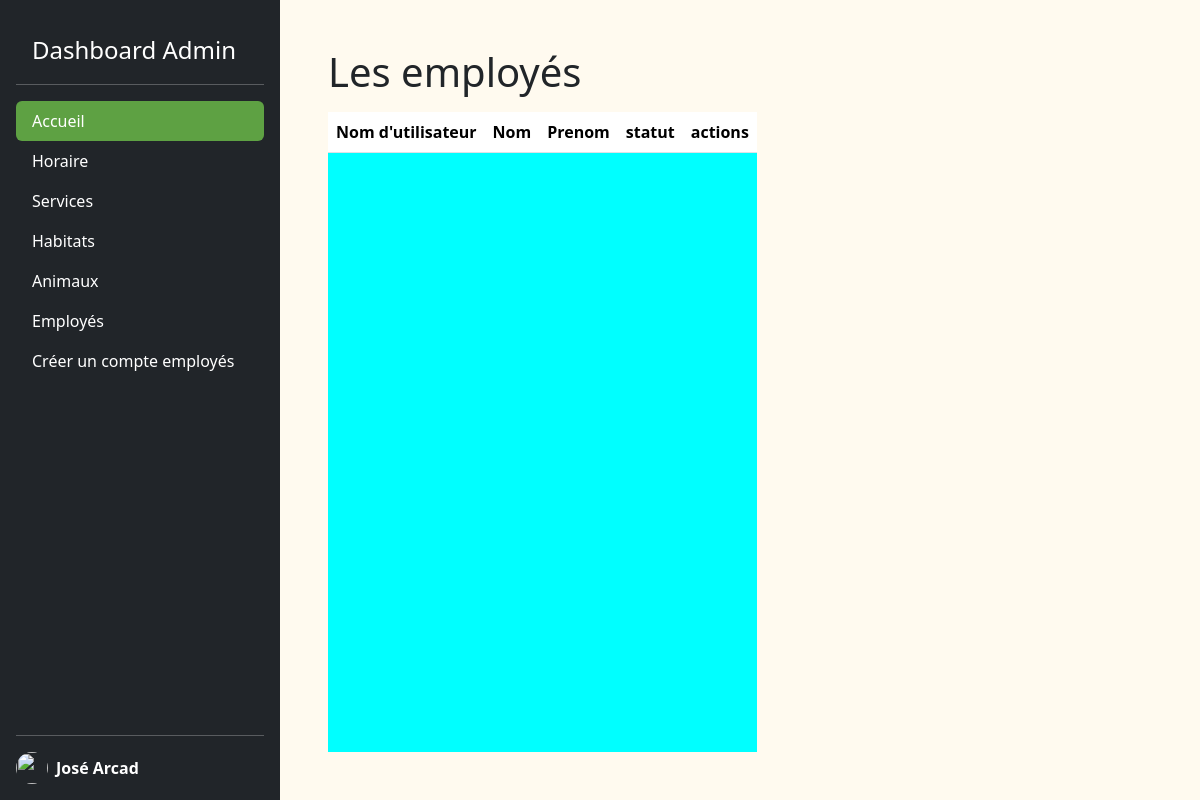
Page /admin/pages/employees.php on the earlier database version.
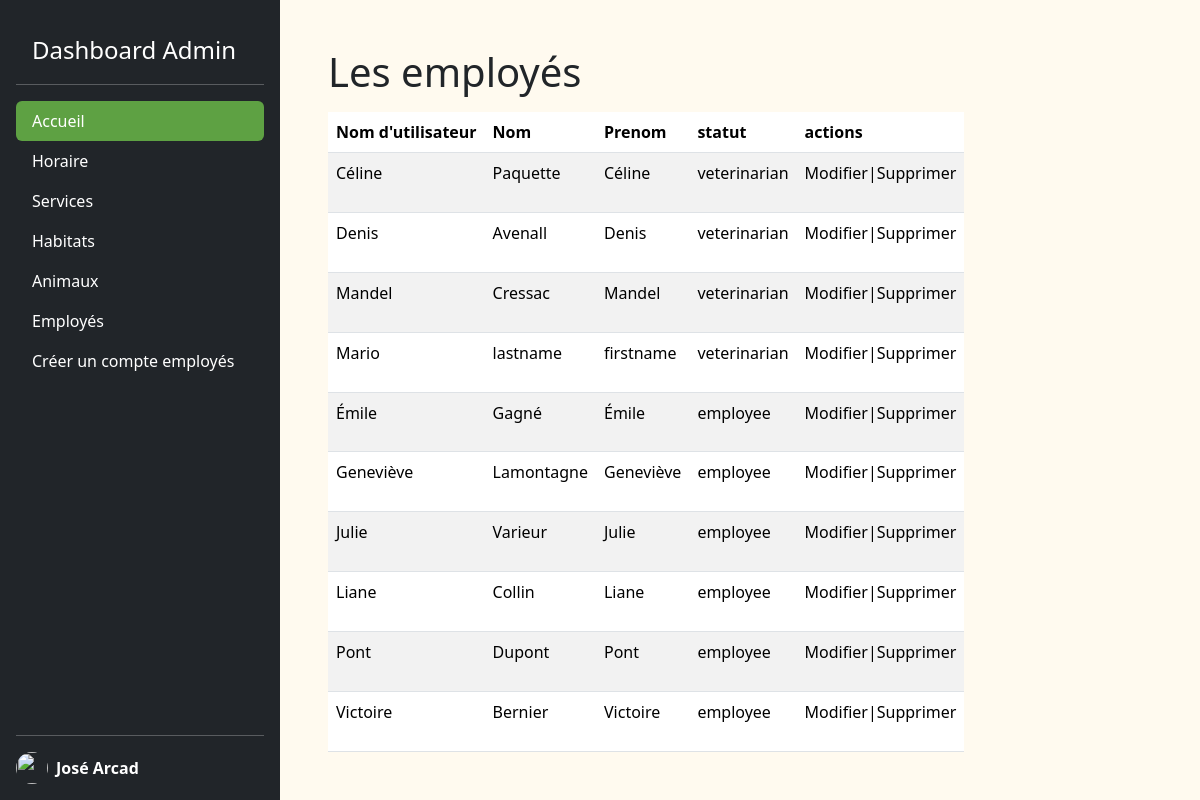
Same page on the later database version.
### tables this page shows
CREATE TABLE IF NOT EXISTS user (
    username VARCHAR(50) NOT NULL, 
    password VARCHAR(50) NOT NULL,
    last_name VARCHAR(50) NOT NULL,
    first_name VARCHAR(50) NOT NULL,
    role_id INT NOT NULL,
    PRIMARY KEY (username),
    FOREIGN KEY (role_id) REFERENCES role(role_id)
);

CREATE TABLE IF NOT EXISTS `role`(
    role_id INT NOT NULL AUTO_INCREMENT,
    label VARCHAR(50) NOT NULL,
    PRIMARY KEY(role_id)
);

### admin/lib/functions.php (called while the page is built, shortened)
<?php
function getUsers(PDO $pdo) : array
{
    $sql = "SELECT * FROM user JOIN role ON user.role_id=role.role_id";
    $query = $pdo-> prepare($sql);
    $query -> execute();
    $users = $query->fetchAll(PDO::FETCH_ASSOC);
    return $users;
}

### admin/pages/employees.php (the view)
<?php
require_once __DIR__ . "../../templates/header.php";
require_once __DIR__ . "../../../lib/pdo.php";
require_once __DIR__ . "../../lib/functions.php";
$users = getUsers($pdo);
?>
<div class="m-5">
    <h1 class="mb-3">Les employés</h1>
    <table class="table table-striped">
        <thead>
            <tr>
                <th scope="col">Nom d'utilisateur</th>
                <th scope="col">Nom</th>
                <th scope="col">Prenom</th>
                <th scope="col">statut</th>
                <th scope="col">actions</th>
            </tr>
        </thead>
        <tbody>
            <?php
            foreach ($users as $key => $user) {
                if ($users[$key]["role_id"] != 1) {  ?>
                    <tr>
                        <td><?= $user["username"] ?></td>
                        <td><?= $user["last_name"] ?></td>
                        <td><?= $user["first_name"] ?></td>
                        <td><?= $user["label"] ?></td>
                        <td>Modifier|Supprimer</td>
                    </tr>
            <?php }
            }   ?>
        </tbody>
    </table>
</div>
<?php
require_once __DIR__ . "../../templates/footer.php";
?>

### admin/templates/header.php (shortened to what this page needs)
<!DOCTYPE html>
<html lang="en">
<head>
    <link rel="stylesheet" href="/assets/bootstrap/css/bootstrap.min.css">
    <link rel="stylesheet" href="/admin/assets/css/styles.css">
</head>
<body class="d-flex">
    <header class="desktop">
        <div class="d-flex bootstrap_sidebar flex-column flex-shrink-0 p-3 text-bg-dark" style="width: 280px;">
            <a href="/" class="d-flex m-3 align-items-center mb-3 mb-md-0 me-md-auto text-white text-decoration-none">
                <span class="fs-4">Dashboard Admin</span>
            </a>
            <hr>
            <ul class="nav nav-pills flex-column mb-auto">
                <li class="nav-item">
                    <a href="/admin/index.php" class="nav-link active text-white">
                        Accueil
                    </a>
                </li>
                <li>
                    <a href="/admin/pages/openingTime.php" class="nav-link text-white">
                        Horaire
                    </a>
                </li>
                <li>
                    <a href="/admin/pages/services.php" class="nav-link text-white">
                        Services
                    </a>
                </li>
                <li>
                    <a href="/admin/pages/habitats.php" class="nav-link text-white">
                        Habitats
                    </a>
                </li>
                <li>
                    <a href="/admin/pages/animals.php" class="nav-link text-white">
                        Animaux
                    </a>
                </li>
                <li>
                    <a href="/admin/pages/employees.php" class="nav-link text-white">
                        Employés
                    </a>
                </li>
                <li>
                    <a href="/admin/pages/signup.php" class="nav-link text-white">
                        Créer un compte employés
                    </a>
                </li>
            </ul>
            <hr>
            <a href="#" class="d-flex align-items-center text-white text-decoration-none" aria-expanded="false">
                <img src="https://github.com/mdo.png" alt="" width="32" height="32" class="rounded-circle me-2">
                <strong>José Arcad</strong>
            </a>
        </div>
    </header>
    <main>

### admin/templates/footer.php (shortened to what this page needs)
</main>
</body>
</html>

### admin/assets/css/styles.css (style rules this page uses)
body { margin: 0; background-color: #fffaef; }
@media screen and (min-width: 993px) { .bootstrap_sidebar { height: 100vh; } }
@media screen and (min-width: 993px) { .nav-link.active { background-color: #5ea143 !important; } }
@media screen and (min-width: 993px) { main { height: 100vh; } }
.table { height: 80vh; width: 100%; background-color: aqua; }

Differences in the rows shown:
added user: username "Céline", last_name "Paquette", first_name "Céline", role.label "veterinarian"
added user: username "Denis", last_name "Avenall", first_name "Denis", role.label "veterinarian"
added user: username "Mandel", last_name "Cressac", first_name "Mandel", role.label "veterinarian"
added user: username "Mario", last_name "lastname", first_name "firstname", role.label "veterinarian"
added user: username "Émile", last_name "Gagné", first_name "Émile", role.label "employee"
added user: username "Geneviève", last_name "Lamontagne", first_name "Geneviève", role.label "employee"
added user: username "Julie", last_name "Varieur", first_name "Julie", role.label "employee"
added user: username "Liane", last_name "Collin", first_name "Liane", role.label "employee"
added user: username "Pont", last_name "Dupont", first_name "Pont", role.label "employee"
added user: username "Victoire", last_name "Bernier", first_name "Victoire", role.label "employee"
